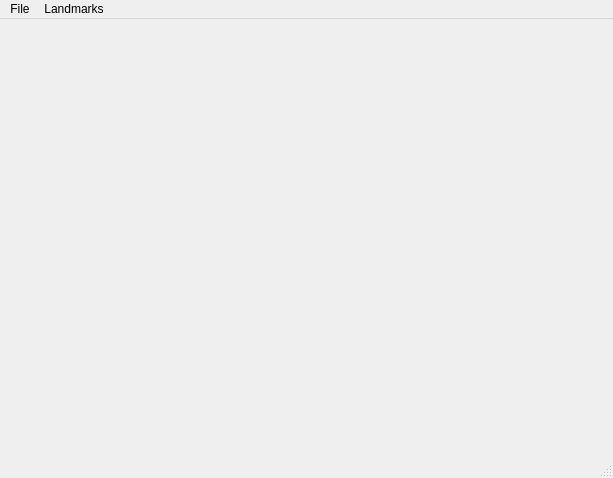
<?xml version="1.0" encoding="UTF-8"?>
<ui version="4.0">
 <class>QtMainWin</class>
 <widget class="QMainWindow" name="QtMainWin">
  <property name="enabled">
   <bool>true</bool>
  </property>
  <property name="geometry">
   <rect>
    <x>0</x>
    <y>0</y>
    <width>613</width>
    <height>478</height>
   </rect>
  </property>
  <property name="windowTitle">
   <string>OpenStDepth</string>
  </property>
  <widget class="QWidget" name="centralwidget"/>
  <widget class="QMenuBar" name="menubar">
   <property name="geometry">
    <rect>
     <x>0</x>
     <y>0</y>
     <width>613</width>
     <height>25</height>
    </rect>
   </property>
   <widget class="QMenu" name="menuFile">
    <property name="title">
     <string>File</string>
    </property>
    <addaction name="actionOpen"/>
    <addaction name="separator"/>
    <addaction name="actionQuit"/>
   </widget>
   <widget class="QMenu" name="menuLandmarks">
    <property name="title">
     <string>Landmarks</string>
    </property>
    <addaction name="actionLoad_Land"/>
    <addaction name="actionSaveLandmarks"/>
    <addaction name="actionClearMarks"/>
    <addaction name="actionResetMarks"/>
   </widget>
   <addaction name="menuFile"/>
   <addaction name="menuLandmarks"/>
  </widget>
  <widget class="QStatusBar" name="statusbar">
   <property name="toolTip">
    <string>Status bar</string>
   </property>
  </widget>
  <action name="actionOpen">
   <property name="text">
    <string>Open</string>
   </property>
  </action>
  <action name="actionQuit">
   <property name="text">
    <string>Quit</string>
   </property>
  </action>
  <action name="actionClose">
   <property name="text">
    <string>Close</string>
   </property>
  </action>
  <action name="actionOpen_Dir">
   <property name="text">
    <string>Open Directory</string>
   </property>
  </action>
  <action name="actionSaveLandmarks">
   <property name="enabled">
    <bool>false</bool>
   </property>
   <property name="text">
    <string>Save</string>
   </property>
  </action>
  <action name="actionView_in_3D_Land">
   <property name="enabled">
    <bool>false</bool>
   </property>
   <property name="text">
    <string>View in 3D</string>
   </property>
  </action>
  <action name="actionLoad_Land">
   <property name="text">
    <string>Load</string>
   </property>
  </action>
  <action name="actionConfigCamera">
   <property name="text">
    <string>Parameters</string>
   </property>
  </action>
  <action name="actionClearMarks">
   <property name="enabled">
    <bool>false</bool>
   </property>
   <property name="text">
    <string>Clear</string>
   </property>
  </action>
  <action name="actionResetMarks">
   <property name="enabled">
    <bool>false</bool>
   </property>
   <property name="text">
    <string>Reset Viewer</string>
   </property>
  </action>
 </widget>
 <resources/>
 <connections>
  <connection>
   <sender>actionQuit</sender>
   <signal>activated()</signal>
   <receiver>QtMainWin</receiver>
   <slot>close()</slot>
   <hints>
    <hint type="sourcelabel">
     <x>-1</x>
     <y>-1</y>
    </hint>
    <hint type="destinationlabel">
     <x>282</x>
     <y>195</y>
    </hint>
   </hints>
  </connection>
 </connections>
</ui>
